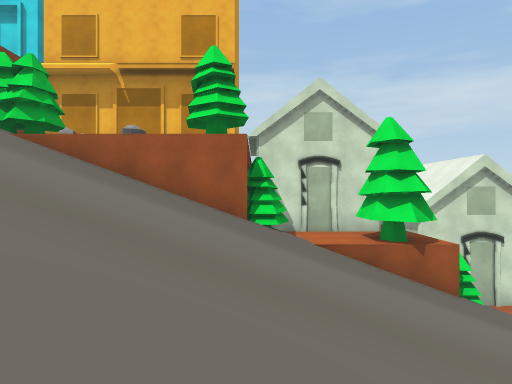
[1] (above)

19 first-person views from a walk through a Unity game level. The camera is 1.3 m above the floor, looks level and sees 70° across. The floor is counted in squares, 2 m on a side. Each view is taken from the middle of a square. On the plan, view 1 faces up. The plan holds only what a view shows up to about 11 squares ahead; the rest is blank. The place goes on beyond the plan. The player is left out.

[2]
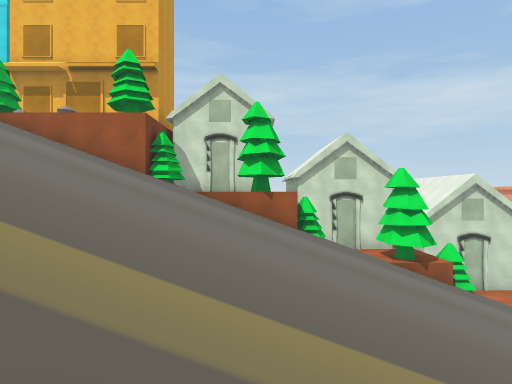

[3]
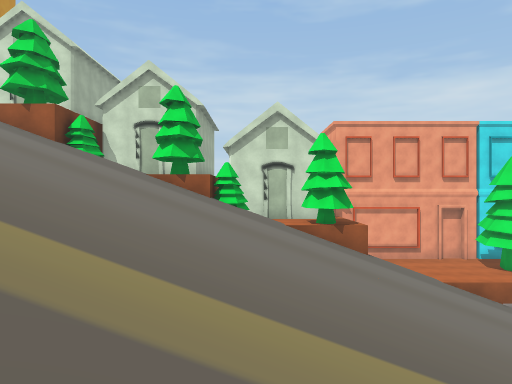

[4]
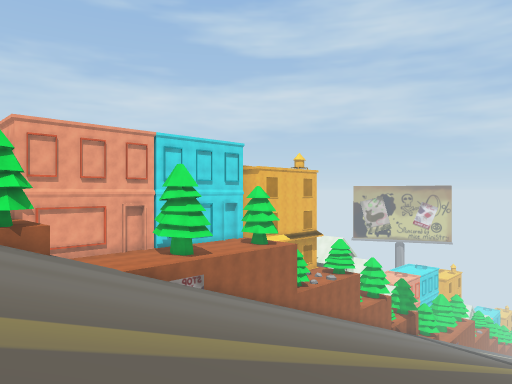

[5]
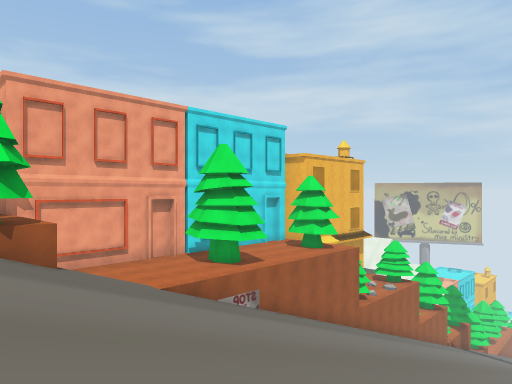

[6]
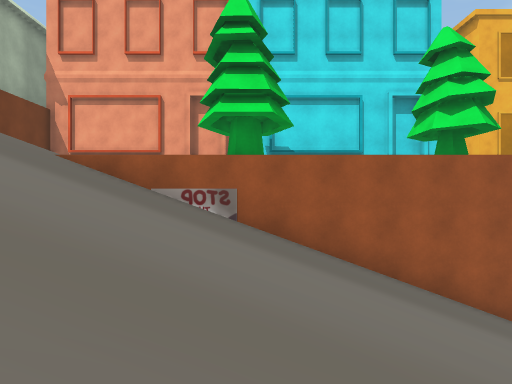

[7]
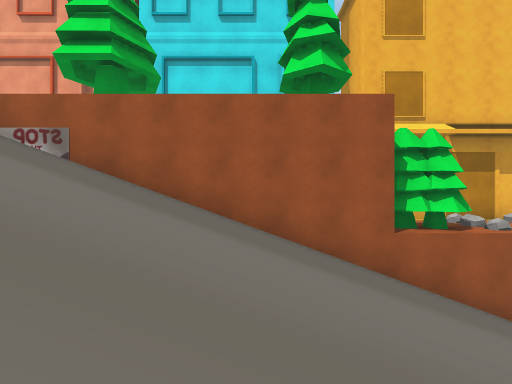

[8]
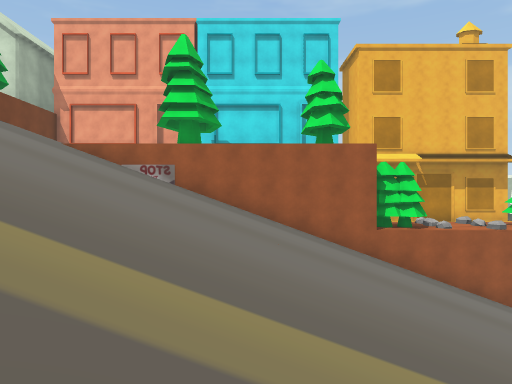

[9]
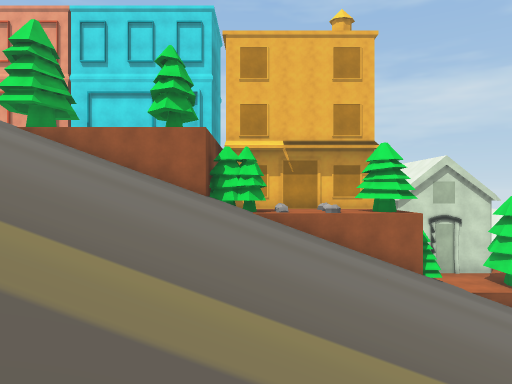

[10]
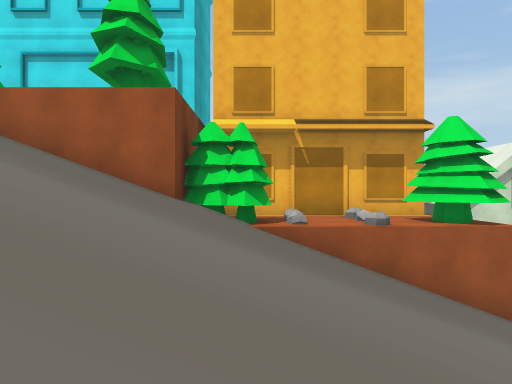

[11]
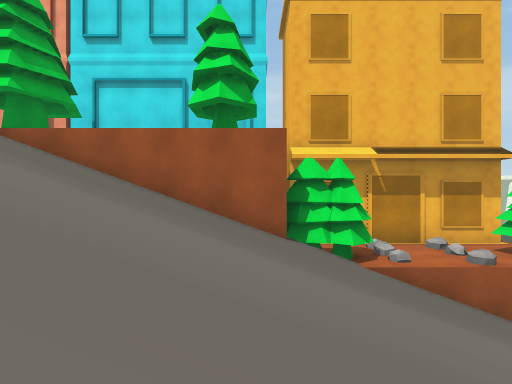

[12]
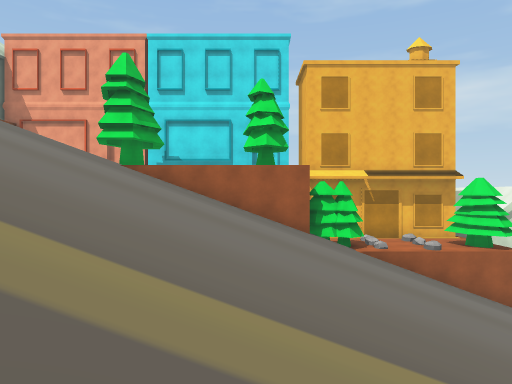

[13]
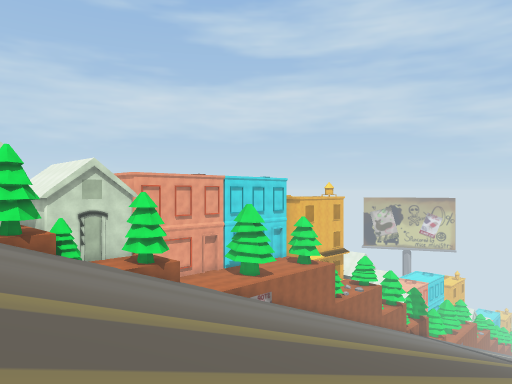

[14]
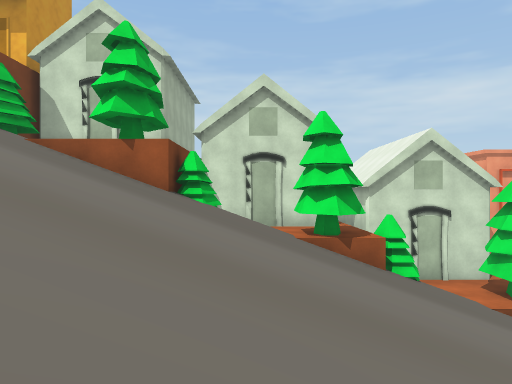

[15]
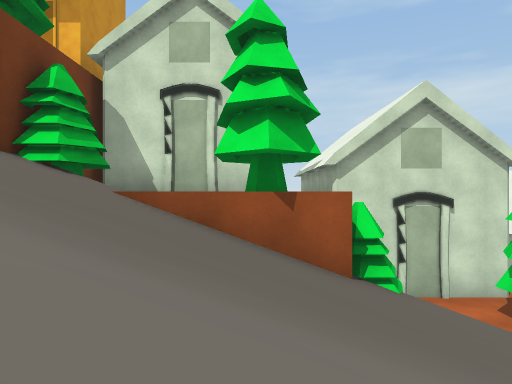

[16]
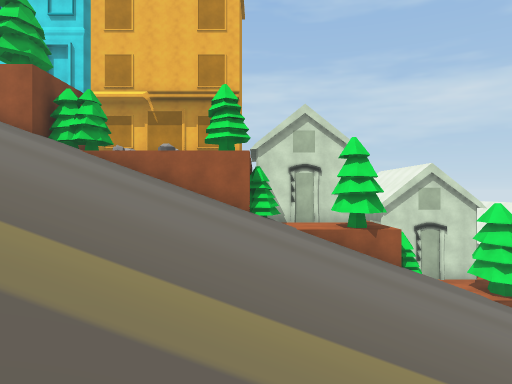

[17]
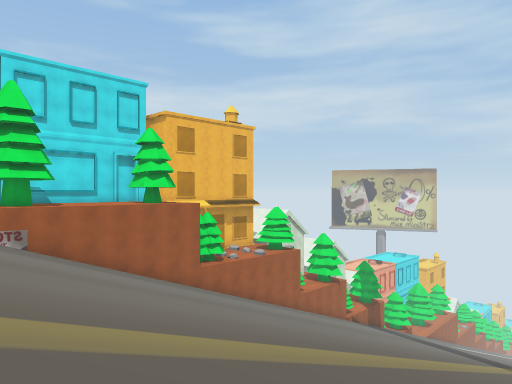

[18]
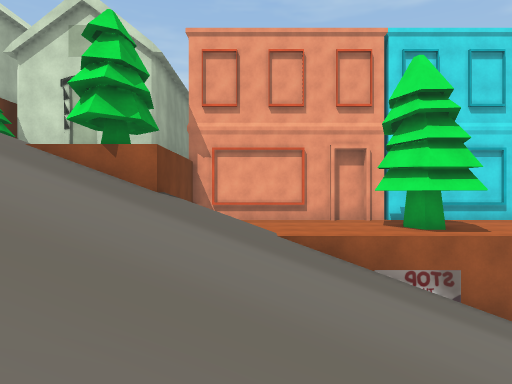

[19]
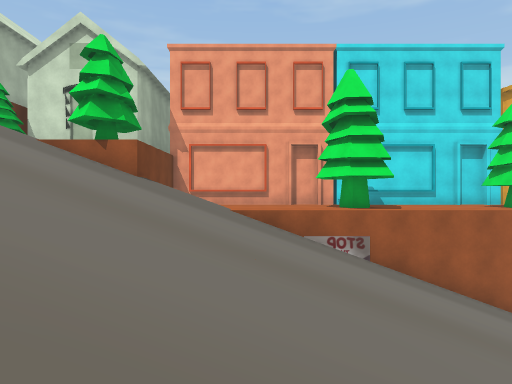

### Floor plan
Key: @ floor where view 1 was taken; # wall or solid block; . main floor; : floor 3.25 m higher than the main floor; + floor 10.5 m higher than the main floor; * floor 15 m higher than the main floor; / step, stairs or slope; B building; H house; T tree.
Columns run from 10 left of view 1 to 26 right of it. Each row starts with its distance up from view 1.
 13          B
 12    BB    BH       #     BBBBBBBBBBBB
 11 BBBBBBBBBBH  #    ##  ##           BB
 10   BB*BBBBBH######H######    BB   B  B
  9   BBBB  BBT++T#T/TTT::T#    BB   BB B
  8 //BBBB//BBT++T#T/T#T/:T#//..BB.. BBBB
  7 /////////////////////////////////////
  6 /////////////////////////////////////
  5 /////////////////////////////////////
  4 /////////////////////////////////////
  3 ////////////////////////////////////
  2 ////////////////////////////////////
  1 /////////////////////////////////////
  0 //////////@//////////////////////////
 -1 /////////////////////////////////////
 -2  // //   // // //////////////////////
 -3   /  /    /  / /////////////   /
 -4                     /     /
 -5                /

Positions as (right, up) in squares from view 1, and headings:
1: (0, 0), facing up
2: (3, -3), facing up
3: (10, -3), facing up
4: (10, -4), facing up-right
5: (11, 0), facing up-right
6: (19, 1), facing up
7: (22, 1), facing up
8: (21, -3), facing up
9: (-5, -3), facing up
10: (-5, 1), facing up
11: (-7, 1), facing up
12: (-8, -3), facing up
13: (5, -5), facing up-right
14: (6, 0), facing up
15: (3, 3), facing up
16: (0, -3), facing up
17: (16, -4), facing up-right
18: (15, 1), facing up
19: (16, -1), facing up
